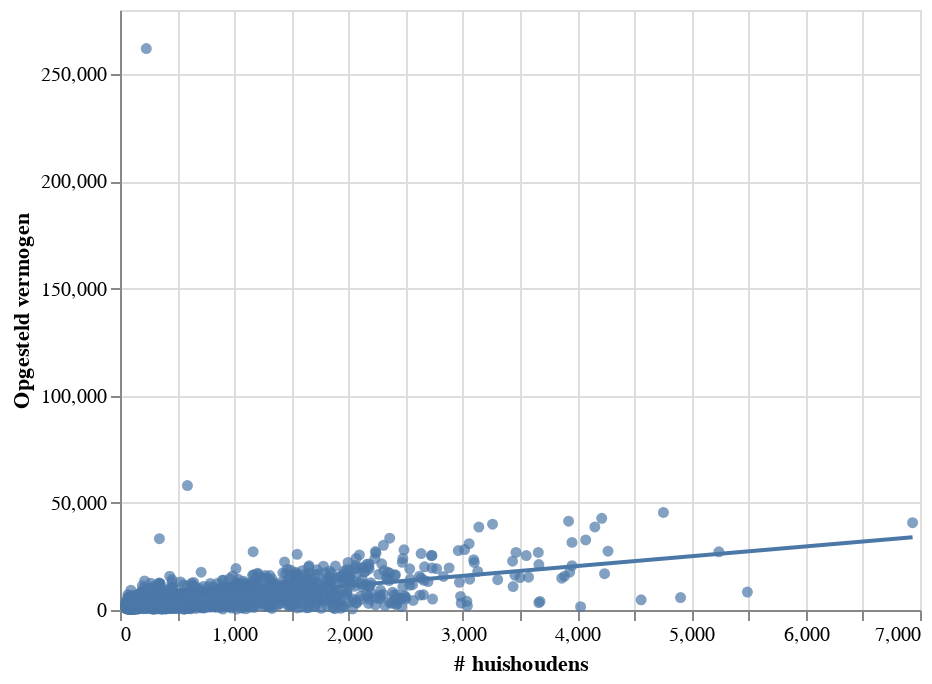

Source (notebook cell):
### Code cell
import altair as alt

alt.renderers.enable('mimetype')

base = alt.Chart(train_set_for_plots).mark_circle().encode(
    alt.X('HuishoudensTotaal_28',
     title='# huishoudens'),
       alt.Y('Opgesteld_vermogen',
     title='Opgesteld vermogen')
)

linear_fit = [
    base.transform_regression(
        "HuishoudensTotaal_28", "Opgesteld_vermogen", method="linear"
    )
    .mark_line()   
]

alt.layer(base, *linear_fit)

### Figure 1 — Vega-Lite specification as saved in the notebook (floating-point values rounded to 4 significant figures; data arrays with more than 128 entries replaced by an {"elided": "..."} marker saying what was removed)
{"$schema": "https://vega.github.io/schema/vega-lite/v4.8.1.json", "config": {"view": {"continuousHeight": 300, "continuousWidth": 400}}, "data": {"name": "data-2796d4e3c94721de7f8d8a4354703179"}, "datasets": {"data-2796d4e3c94721de7f8d8a4354703179": {"elided": "2127 records"}}, "layer": [{"encoding": {"x": {"field": "HuishoudensTotaal_28", "title": "# huishoudens", "type": "quantitative"}, "y": {"field": "Opgesteld_vermogen", "title": "Opgesteld vermogen", "type": "quantitative"}}, "mark": "circle"}, {"encoding": {"x": {"field": "HuishoudensTotaal_28", "title": "# huishoudens", "type": "quantitative"}, "y": {"field": "Opgesteld_vermogen", "title": "Opgesteld vermogen", "type": "quantitative"}}, "mark": "line", "transform": [{"method": "linear", "on": "HuishoudensTotaal_28", "regression": "Opgesteld_vermogen"}]}]}
